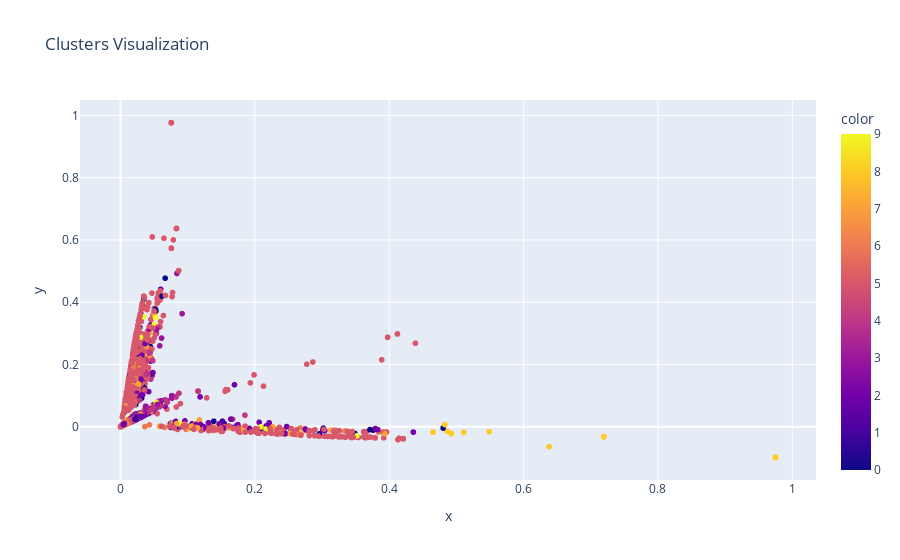

The cell this chart's notebook holds for it:
### Code cell
# Clustering algorithm
clustering = MiniBatchKMeans(n_clusters=best_n_clusters, random_state=42)
y_pred = clustering.fit_predict(X)

# Dimensionality reduction
svd = TruncatedSVD(n_components=2, random_state=42)
X_svd = svd.fit_transform(X)

# Save the model to a pickle file
pickle.dump(clustering, open('minibatch_kmeans.pkl', 'wb'))

# Visualize the clusters
fig = px.scatter(x=X_svd[:, 0], y=X_svd[:, 1], color=y_pred, title="Clusters Visualization")
fig.show()

### Figure 1 — Plotly figure (JSON) as saved in the notebook; plotly's stock layout.template omitted (floating-point values rounded to 4 significant figures; data arrays with more than 128 entries replaced by an {"elided": "..."} marker saying what was removed)
{"data": [{"hovertemplate": "x=%{x}<br>y=%{y}<br>color=%{marker.color}<extra></extra>", "legendgroup": "", "marker": {"color": {"elided": "38525 int values"}, "coloraxis": "coloraxis", "symbol": "circle"}, "mode": "markers", "name": "", "showlegend": false, "type": "scattergl", "x": {"elided": "38525 float values"}, "xaxis": "x", "y": {"elided": "38525 float values"}, "yaxis": "y"}], "layout": {"coloraxis": {"colorbar": {"title": {"text": "color"}}, "colorscale": [[0, "#0d0887"], [0.1111, "#46039f"], [0.2222, "#7201a8"], [0.3333, "#9c179e"], [0.4444, "#bd3786"], [0.5556, "#d8576b"], [0.6667, "#ed7953"], [0.7778, "#fb9f3a"], [0.8889, "#fdca26"], [1, "#f0f921"]]}, "legend": {"tracegroupgap": 0}, "title": {"text": "Clusters Visualization"}, "xaxis": {"anchor": "y", "domain": [0, 1], "title": {"text": "x"}}, "yaxis": {"anchor": "x", "domain": [0, 1], "title": {"text": "y"}}}}
